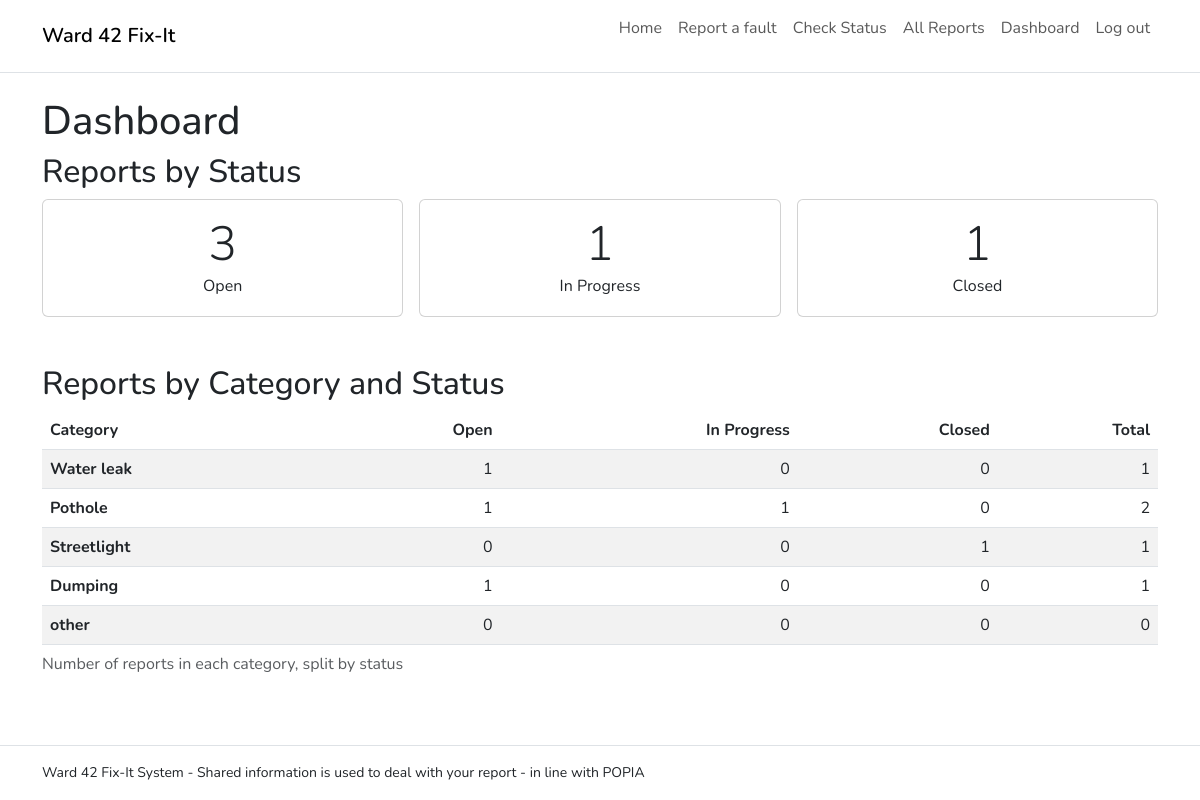
/dashboard (signed in), run on the app's committed database.
### app.py (models this page shows)
class Report(db.Model):
    __tablename__ = "reports"
    id = db.Column(db.Integer, primary_key=True)
    reference = db.Column(db.String(20), unique=True, nullable=False)
    category = db.Column(db.String(50), nullable=False)
    street = db.Column(db.String(100), nullable=False)
    description = db.Column(db.String(500), nullable=False)
    photo = db.Column(db.String(100), nullable=True)
    resident_name = db.Column(db.String(100), nullable=False)
    cell = db.Column(db.String(20), nullable=False)
    consent = db.Column(db.Boolean, nullable=False, default=False)
    status = db.Column(db.String(20), nullable=False, default="Open")
    created = db.Column(db.DateTime, nullable=False, default= lambda: datetime.now(timezone.utc))
    updated = db.Column(db.DateTime, nullable=False, default = lambda: datetime.now(timezone.utc), onupdate=lambda: datetime.now(timezone.utc))

### app.py (the view)
@app.route("/dashboard")
@login_required
def dashboard():
    rows = (db.session.query(Report.category, Report.status, func.count(Report.id))
            .group_by(Report.category, Report.status).all())
    matrix = {c: {s: 0 for s in STATUSES} for c in CATEGORIES}
    by_status = {s: 0 for s in STATUSES}
    for category, status_value, count in rows:
        if category in matrix:
            matrix[category][status_value] = count
        by_status[status_value] += count
    return render_template("dashboard.html", statuses=STATUSES, categories=CATEGORIES,
                           by_status=by_status, matrix=matrix)

### app.py (called while the page is built)
def login_required(view):
    @wraps(view)
    def wrapped(*args, **kwargs):
        if not session.get("coordinator"):
            flash("Please log in to use that page", "warning")
            return redirect(url_for("login"))
        return view(*args, **kwargs)
    return wrapped

@app.after_request
def add_security_headers(response):
    response.headers["Content-Security-Policy"] = CSP
    response.headers["X-Content-Type-Options"] = "nosniff"
    response.headers["X-Frame-Options"] = "DENY"
    response.headers["Referrer-Policy"] = "same-origin"
    response.headers["Strict-Transport-Security"] = "max-age=31536000; includeSubDomains"
    if session.get("coordinator") and not request.path.startswith("/static/"):
        response.headers["Cache-Control"] = "no-store"
    return response

### templates/dashboard.html (shortened to what this page needs)
{% extends "base.html" %}
{% block content %}
<h1>Dashboard</h1>
<section aria-labelledby="by-status-heading" class="mb-5">
    <h2 id="by-status-heading">Reports by Status</h2>
    <div class="row row-cols-1 row-cols-sm-3 g-3">
        {% for s in statuses %}
        <div class="col">
            <div class="card h-100 text-center">
                <div class="card-body">
                    <p class="display-5 mb-0">{{ by_status[s] }}</p>
                    <p class="mb-0">{{ s }}</p>
                </div>
            </div>
        </div>
        {% endfor %}
    </div>
</section>
<section aria-labelledby="by-category-heading">
    <h2 id="by-category-heading">Reports by Category and Status</h2>
    <div class="table-responsive">
        <table class="table table-striped">
            <caption>Number of reports in each category, split by status</caption>
            <thead>
                <tr>
                    <th scope="col">Category</th>
                    {% for s in statuses %} <th scope="col" class="text-end">{{ s }}</th>{% endfor %}
                    <th scope="col" class="text-end">Total</th>
                </tr>
            </thead>
            <tbody>
                {% for c in categories %}
                <tr>
                    <th scope="row">{{ c }}</th>
                    {% for s in statuses %} <td class="text-end">{{matrix[c][s]}}</td> {% endfor %}
                    <td class="text-end">{{ matrix[c].values()|sum }}</td>
                </tr>
                {% endfor %}
            </tbody>
        </table>
    </div>
</section>
{% endblock %}

### static/style.css (style rules this page uses)
:root { --blue: #0a57cacc; --blue-dark: #084298; }
html { font-size: 100%; }
body { line-height: 1.6; font-family: "Nunito", sans-serif; }

### data on the page
Report: id "3", status "Open"
Report: by_status "1", status "In Progress"
Report: consent "1", status "Closed"

### other printed values
{{ s }} "Open" "In Progress" "Closed"
{{ c }} "Water leak" "Pothole" "Streetlight" "Dumping" "other"
{{ matrix[c][s] }} "1" "0" "0" "1" "1" "0" "0" "0" "1" "1" "0" "0" "0" "0" "0"
{{ matrix[c].values()|sum }} "1" "2" "1" "1" "0"
